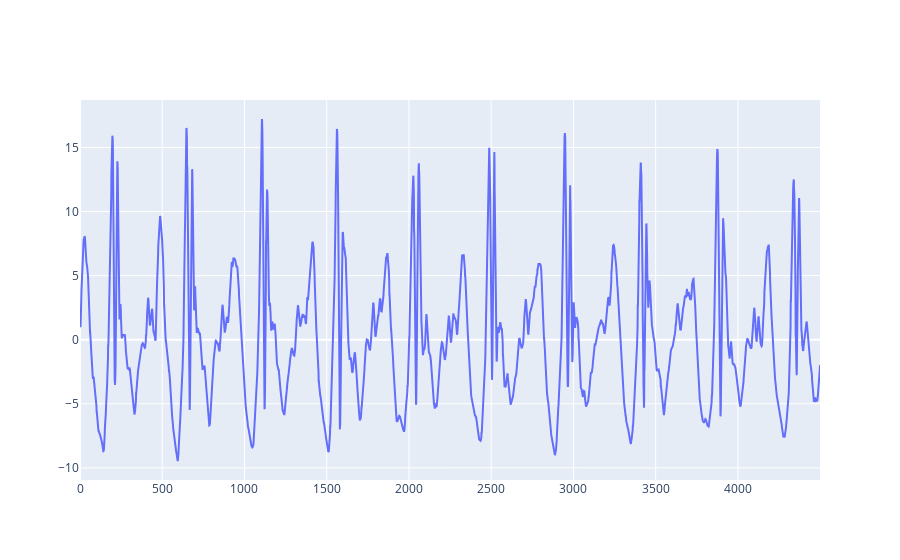

Write notebook code for a chart like this one.
### Code cell
dt = 450*10
#data = pd.read_csv('data/long_walk_100_acc.csv', delimiter =';', decimal=',')[3815+6*455:3815+6*455+dt]
data = pd.read_csv('data/long_walk_100_acc.csv', delimiter =';', decimal=',')[7007:7007+dt]
#data = pd.read_csv('data/long_walk_100_acc.csv', delimiter =';', decimal=',')[3785:8000]
#data = pd.read_csv('data/home_lin_10_lac.csv', delimiter =';', decimal=',')[:]
frecuency = len(data)/(data['time'].values[-1]-data['time'].values[0])
assert 480 < frecuency < 520

x_acc = ( (data['X_value'].values)**2 + (data['Y_value'].values)**2 + (data['Z_value'].values)**2)**.5
_m = np.mean(x_acc)
x_acc -= _m
t = (data['time'].values).astype(float).reshape([-1,])
t = np.linspace(0,t[-1]-t[0],len(x_acc))

fig = go.Figure()
fig.add_scatter(y = x_acc, mode='lines', name='Sum squares')
fig.show()

### Figure 1 — Plotly figure (JSON) as saved in the notebook; plotly's stock layout.template omitted (floating-point values rounded to 4 significant figures; data arrays with more than 128 entries replaced by an {"elided": "..."} marker saying what was removed)
{"data": [{"mode": "lines", "name": "Sum squares", "type": "scatter", "y": {"elided": "4500 float values"}}], "layout": {}}
